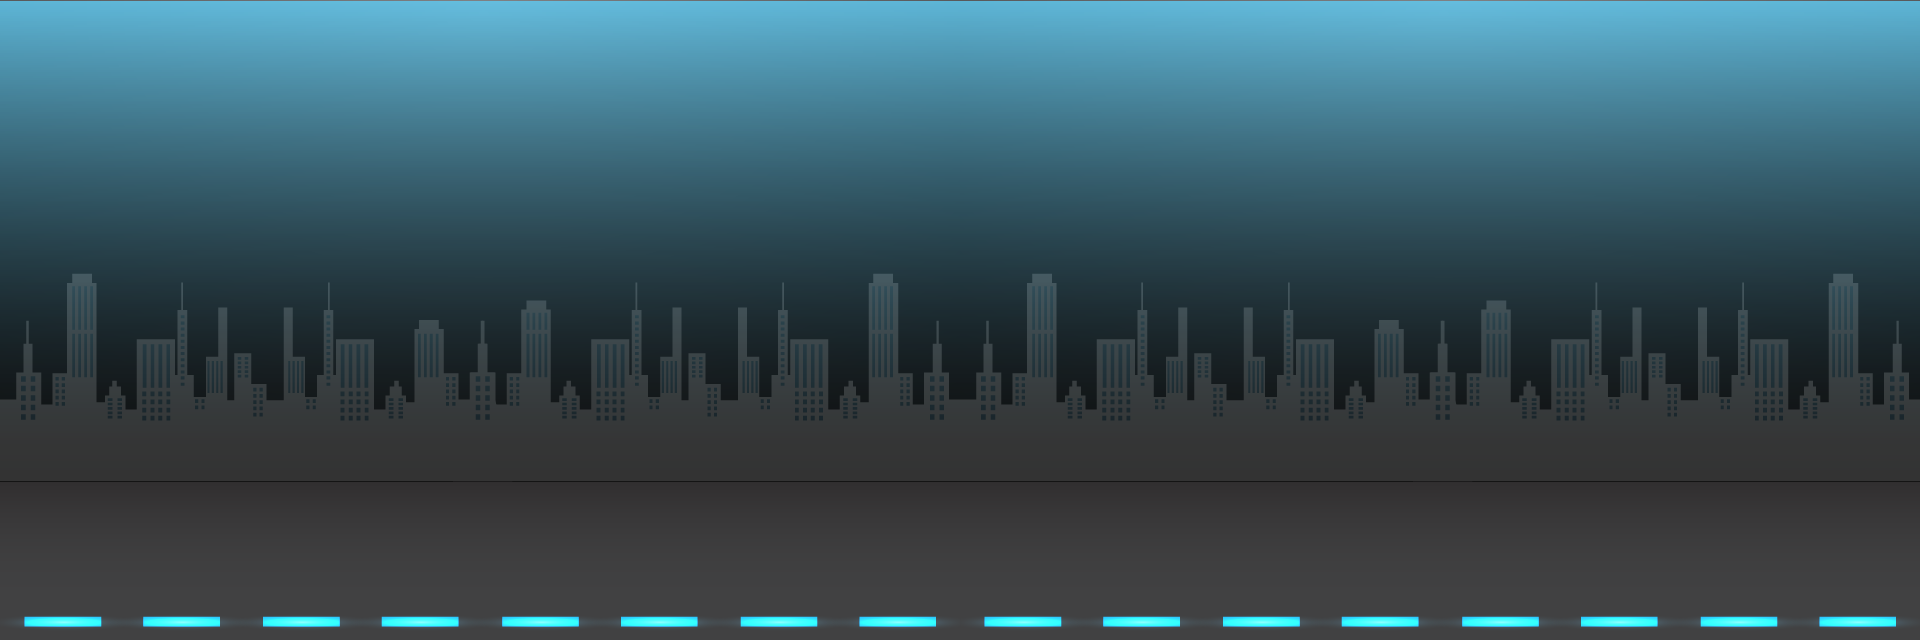

This is a level from a 2D game, rendered from its Tiled map with the project's own tilesets. A one-line summary and the map file follow, with tile-layer data summarised:
An orthogonal 2x1 tile map with 960x640 px tiles, 1 tile layer (background) and 10 objects (10x #rock.png).

<map version="1.0" orientation="orthogonal" renderorder="left-down" width="2" height="1" tilewidth="960" tileheight="640">
 <tileset firstgid="1" name="cityBackground" tilewidth="960" tileheight="640">
  <image source="cityBackground.png" width="960" height="640" />
 </tileset>
 <layer name="background" width="2" height="1">
  <data>[2 cells, 2 non-empty, 1 distinct tile ids]</data>
 </layer>
 <objectgroup name="hinder">
  <object name="#rock.png" x="704" y="139.333" width="56" height="44" />
  <object name="#rock.png" x="738.667" y="186" width="56" height="44" />
  <object name="#rock.png" x="778.667" y="232.667" width="56" height="44" />
  <object name="#rock.png" x="808" y="278" width="56" height="44" />
  <object name="#rock.png" x="846.667" y="326" width="56" height="44" />
  <object name="#rock.png" x="670.667" y="92.6667" width="56" height="44" />
  <object name="#rock.png" x="636" y="43.3333" width="56" height="44" />
  <object name="#rock.png" x="1372.3" y="575.909" width="56" height="44" />
  <object name="#rock.png" x="1392.3" y="529.303" width="56" height="44" />
  <object name="#rock.png" x="1417.15" y="483.485" width="56" height="44" />
 </objectgroup>
 <objectgroup name="reward" />
</map>